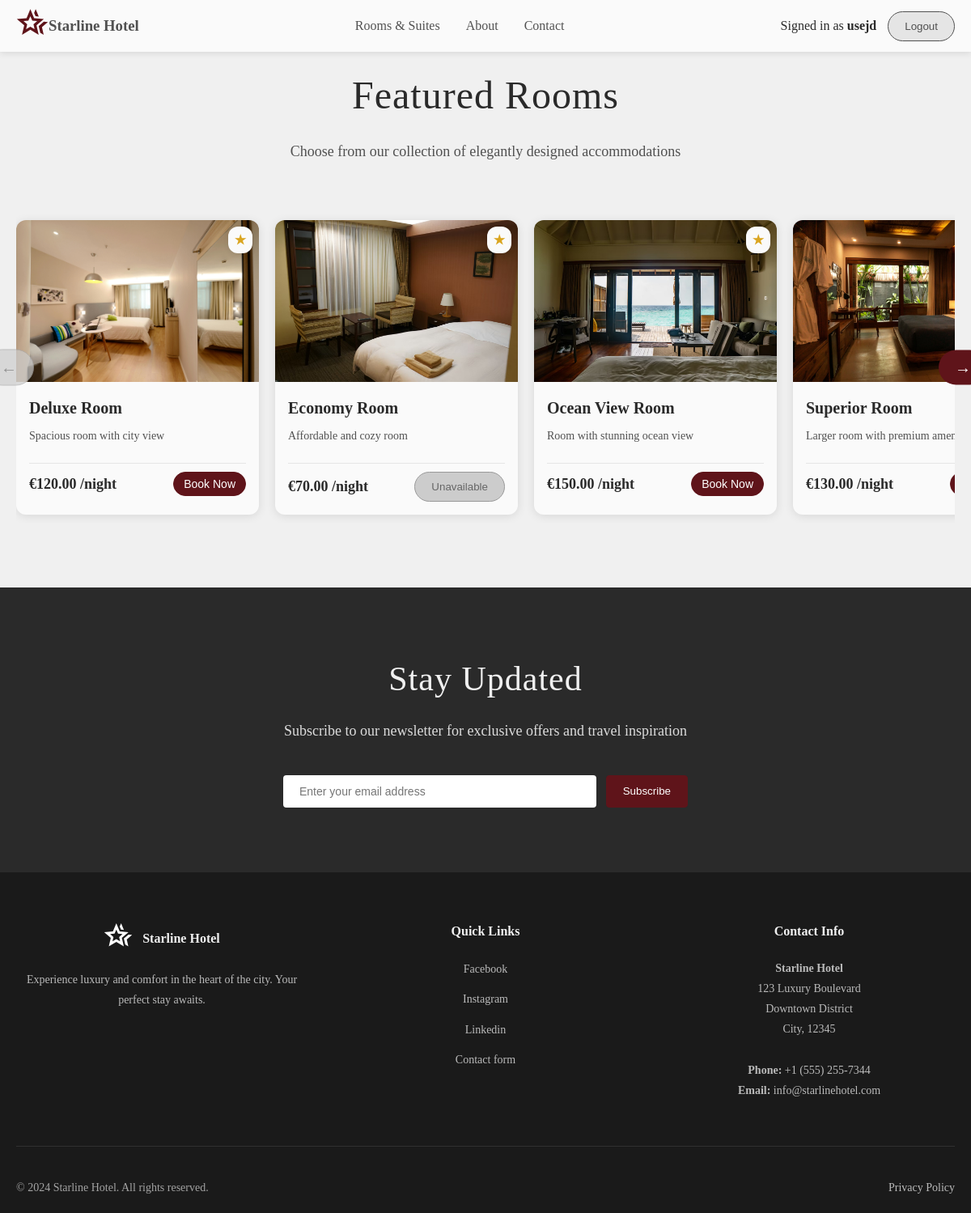
Before: /Rooms.php (signed in) with the older database file.
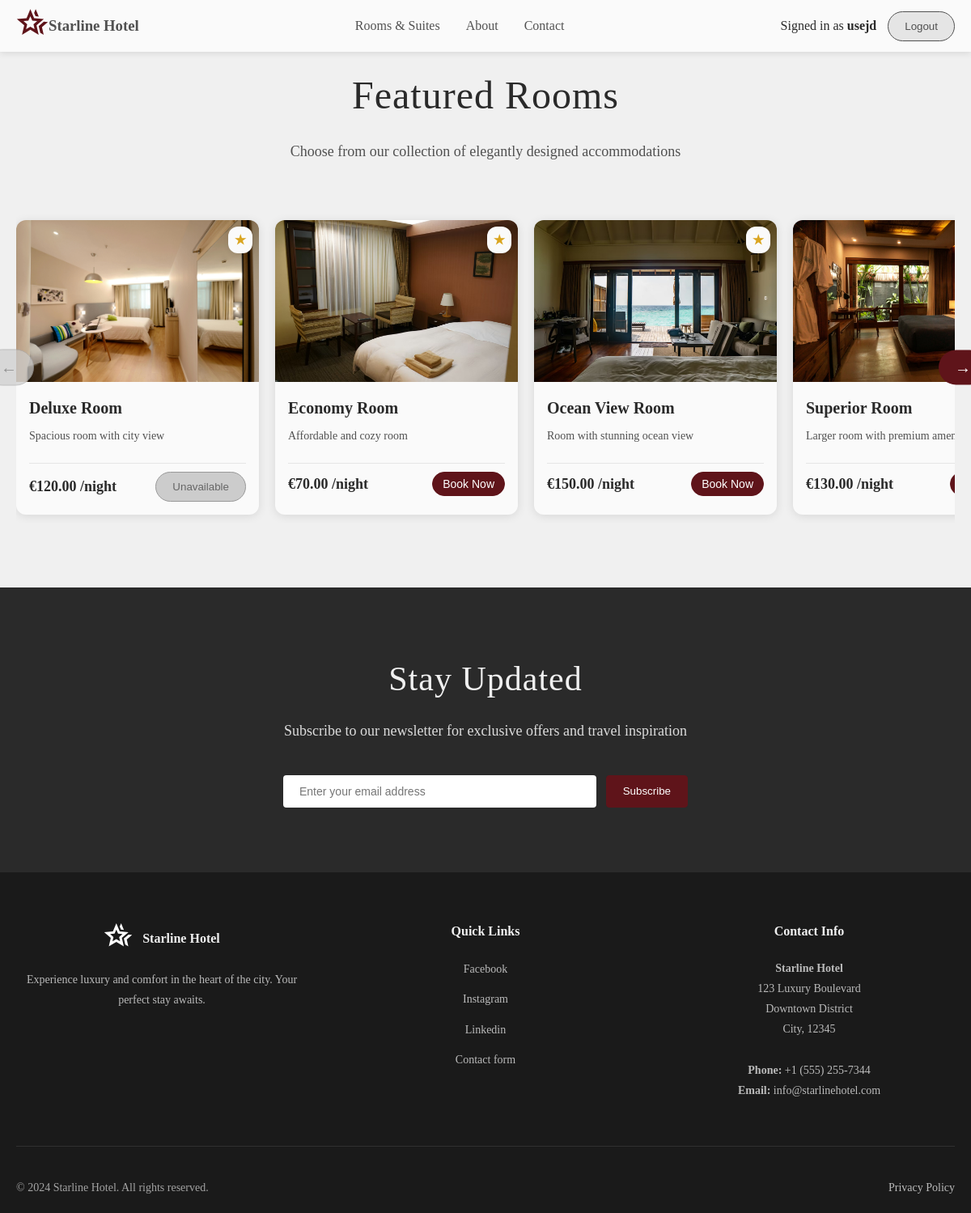
After: the same page with the newer database file.
### tables this page shows
CREATE TABLE `rooms` (
  `id` int(11) NOT NULL,
  `name` varchar(100) NOT NULL,
  `description` text NOT NULL,
  `price_per_night` decimal(10,2) NOT NULL,
  `image` varchar(255) NOT NULL,
  `is_featured` tinyint(1) DEFAULT 0,
  `status` enum('available','unavailable') DEFAULT 'available',
  `created_at` timestamp NOT NULL DEFAULT current_timestamp()
);

### Rooms.php (the view, shortened to what the changed rows need)
<?php
$db = new Database();
$conn = $db->getConnection();
$sql = "
    SELECT r.*
    FROM rooms r
    WHERE r.is_featured = 1
";
$params = [];
$stmt = $conn->prepare($sql);
$stmt->execute($params);
$rooms = $stmt->fetchAll(PDO::FETCH_ASSOC);
?>
<!DOCTYPE html>
<html lang="en">
<head>
    <link rel="stylesheet" href="./css/global.css">
    <link rel="stylesheet" href="./css/rooms.css">
</head>
<body>
<main>
<section class="featured-rooms" id="featured-rooms">
    <div class="section-container">
        <div class="section-header">
            <h2>Featured Rooms</h2>
        </div>
        <div class="rooms-slider">
            <div class="rooms-grid" id="roomsGrid">
                <?php foreach ($rooms as $room): ?>
                    <div class="room-card">
                        <div class="room-image">
                            <img src="./assets/images/<?= htmlspecialchars($room['image']) ?>"
                                 alt="<?= htmlspecialchars($room['name']) ?>">
                            <div class="room-rating">
                                <span class="star">★</span>
                            </div>
                        </div>
                        <div class="room-content">
                            <h3><?= htmlspecialchars($room['name']) ?></h3>
                            <p><?= htmlspecialchars($room['description']) ?></p>
                            <hr>
                            <div class="room-footer">
                                <div class="room-price">
                                    <span class="price">€<?= htmlspecialchars($room['price_per_night']) ?></span>
                                    <span class="period">/night</span>
                                </div>
                                <?php if ($room['status'] === 'available'): ?>
                                    <button class="btn btn-red"
                                            onclick="openModal('<?= htmlspecialchars($room['name'], ENT_QUOTES) ?>', <?= $room['id'] ?>)">
                                        Book Now
                                    </button>
                                <?php else: ?>
                                    <button class="btn btn-grey" disabled>Unavailable</button>
                                <?php endif; ?>
                            </div>
                        </div>
                    </div>
                <?php endforeach; ?>
            </div>
        </div>
    </div>
</section>
<section class="newsletter">
    <div class="section-container">
        <h2>Stay Updated</h2>
    </div>
</section>
</main>
</body>
</html>

Changed rows visible on the page:
changed rooms "Deluxe Room": status "Book Now" → "Unavailable"
changed rooms "Economy Room": status "Unavailable" → "Book Now"
